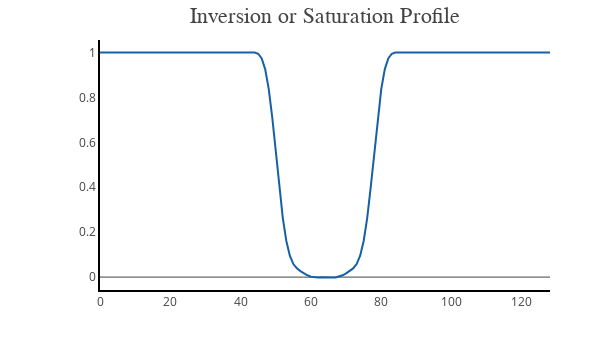

Notebook code for this chart:
### Code cell
%get x --from Octave
%get re_mz_inv --from Octave

mag = go.Scatter(
    x = [i for i in range(len(re_mz_inv))],
    y = re_mz_inv,
    name = 'Slice profile',
    text = 'Slice profile',
    hoverinfo = 'x+y+text',
    line = dict(
        color = ('rgb(22, 96, 167)'),
        ),
)

data = [mag]

layout = go.Layout(
    width=600,
    height=350,
    margin=go.layout.Margin(
        l=100,
        r=50,
        b=60,
        t=40,
    ),
    xaxis=dict(
        showgrid=False,
        linecolor='black',
        linewidth=2
    ),
    yaxis=dict(
        showgrid=False,
        linecolor='black',
        linewidth=2
    ),
    annotations=[
        dict(
            x=0.5004254919715793,
            y=1.15,
            showarrow=False,
            text='Inversion or Saturation Profile',
            font=dict(
                family='Times New Roman',
                size=22
            ),
            xref='paper',
            yref='paper'
        ),
    ],
    legend=dict(
        x=0.70,
        y=0.55,
        traceorder='normal',
        font=dict(
            family='Times New Roman',
            size=12,
            color='#000'
        ),
        bordercolor='#000000',
        borderwidth=2
    )
)

fig = dict(data=data, layout=layout)

iplot(fig, filename = 'basic-line', config = config)

### Figure 1 — Plotly figure (JSON) as saved in the notebook; plotly's stock layout.template omitted (floating-point values rounded to 4 significant figures; data arrays with more than 128 entries replaced by an {"elided": "..."} marker saying what was removed)
{"data": [{"hoverinfo": "x+y+text", "line": {"color": "rgb(22, 96, 167)"}, "name": "Slice profile", "text": "Slice profile", "type": "scatter", "uid": "4f418fcc-1d97-4864-acdc-4d4a41908172", "x": {"elided": "129 int values"}, "y": {"elided": "129 float values"}}], "layout": {"annotations": [{"font": {"family": "Times New Roman", "size": 22}, "showarrow": false, "text": "Inversion or Saturation Profile", "x": 0.5004, "xref": "paper", "y": 1.15, "yref": "paper"}], "height": 350, "legend": {"bordercolor": "#000000", "borderwidth": 2, "font": {"color": "#000", "family": "Times New Roman", "size": 12}, "traceorder": "normal", "x": 0.7, "y": 0.55}, "margin": {"b": 60, "l": 100, "r": 50, "t": 40}, "width": 600, "xaxis": {"linecolor": "black", "linewidth": 2, "showgrid": false}, "yaxis": {"linecolor": "black", "linewidth": 2, "showgrid": false}}}
